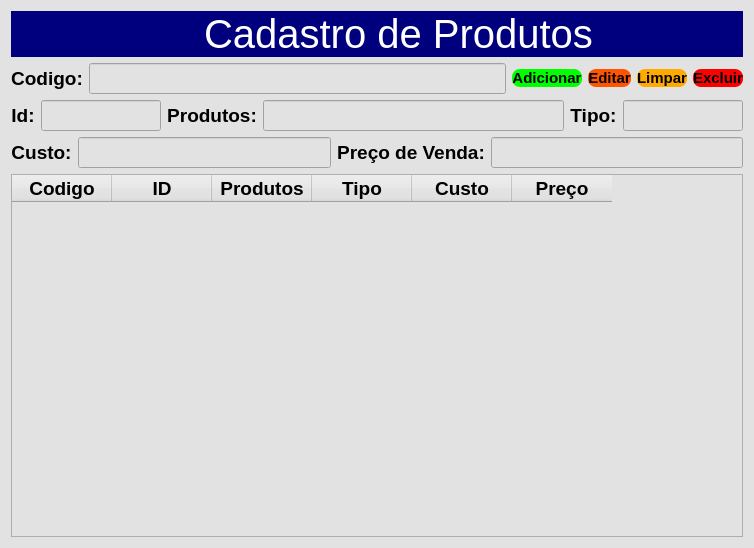
<?xml version="1.0" encoding="UTF-8"?>
<ui version="4.0">
 <class>Produtos</class>
 <widget class="QDialog" name="Produtos">
  <property name="geometry">
   <rect>
    <x>0</x>
    <y>0</y>
    <width>754</width>
    <height>548</height>
   </rect>
  </property>
  <property name="windowTitle">
   <string>Dialog</string>
  </property>
  <property name="styleSheet">
   <string notr="true">background-color: rgb(226, 226, 226);</string>
  </property>
  <layout class="QGridLayout" name="gridLayout_4">
   <item row="2" column="0">
    <layout class="QGridLayout" name="gridLayout">
     <item row="1" column="5">
      <widget class="QLabel" name="label_2">
       <property name="font">
        <font>
         <pointsize>14</pointsize>
         <weight>75</weight>
         <bold>true</bold>
        </font>
       </property>
       <property name="text">
        <string>Produtos:</string>
       </property>
       <property name="alignment">
        <set>Qt::AlignCenter</set>
       </property>
      </widget>
     </item>
     <item row="1" column="8">
      <widget class="QLineEdit" name="L_Tipo">
       <property name="sizePolicy">
        <sizepolicy hsizetype="Expanding" vsizetype="Fixed">
         <horstretch>60</horstretch>
         <verstretch>0</verstretch>
        </sizepolicy>
       </property>
       <property name="font">
        <font>
         <pointsize>14</pointsize>
         <weight>75</weight>
         <bold>true</bold>
        </font>
       </property>
      </widget>
     </item>
     <item row="1" column="6">
      <widget class="QLineEdit" name="L_Produto">
       <property name="sizePolicy">
        <sizepolicy hsizetype="Expanding" vsizetype="Fixed">
         <horstretch>150</horstretch>
         <verstretch>0</verstretch>
        </sizepolicy>
       </property>
       <property name="font">
        <font>
         <pointsize>14</pointsize>
         <weight>75</weight>
         <bold>true</bold>
        </font>
       </property>
      </widget>
     </item>
     <item row="1" column="3">
      <widget class="QLabel" name="label_5">
       <property name="sizePolicy">
        <sizepolicy hsizetype="Fixed" vsizetype="Fixed">
         <horstretch>0</horstretch>
         <verstretch>0</verstretch>
        </sizepolicy>
       </property>
       <property name="font">
        <font>
         <pointsize>14</pointsize>
         <weight>75</weight>
         <bold>true</bold>
        </font>
       </property>
       <property name="text">
        <string>Id:</string>
       </property>
       <property name="alignment">
        <set>Qt::AlignCenter</set>
       </property>
      </widget>
     </item>
     <item row="1" column="7">
      <widget class="QLabel" name="label_7">
       <property name="font">
        <font>
         <pointsize>14</pointsize>
         <weight>75</weight>
         <bold>true</bold>
        </font>
       </property>
       <property name="text">
        <string>Tipo:</string>
       </property>
       <property name="alignment">
        <set>Qt::AlignCenter</set>
       </property>
      </widget>
     </item>
     <item row="1" column="4">
      <widget class="QLineEdit" name="L_Id">
       <property name="enabled">
        <bool>false</bool>
       </property>
       <property name="sizePolicy">
        <sizepolicy hsizetype="Maximum" vsizetype="Fixed">
         <horstretch>60</horstretch>
         <verstretch>0</verstretch>
        </sizepolicy>
       </property>
       <property name="font">
        <font>
         <pointsize>14</pointsize>
         <weight>75</weight>
         <bold>true</bold>
        </font>
       </property>
      </widget>
     </item>
    </layout>
   </item>
   <item row="3" column="0">
    <layout class="QGridLayout" name="gridLayout_2">
     <item row="0" column="1">
      <widget class="QLineEdit" name="L_Custo">
       <property name="font">
        <font>
         <pointsize>14</pointsize>
         <weight>75</weight>
         <bold>true</bold>
        </font>
       </property>
      </widget>
     </item>
     <item row="0" column="0">
      <widget class="QLabel" name="label_3">
       <property name="font">
        <font>
         <pointsize>14</pointsize>
         <weight>75</weight>
         <bold>true</bold>
        </font>
       </property>
       <property name="text">
        <string>Custo:</string>
       </property>
       <property name="alignment">
        <set>Qt::AlignCenter</set>
       </property>
      </widget>
     </item>
     <item row="0" column="4">
      <widget class="QLineEdit" name="L_Preco">
       <property name="font">
        <font>
         <pointsize>14</pointsize>
         <weight>75</weight>
         <bold>true</bold>
        </font>
       </property>
      </widget>
     </item>
     <item row="0" column="3">
      <widget class="QLabel" name="label_4">
       <property name="font">
        <font>
         <pointsize>14</pointsize>
         <weight>75</weight>
         <bold>true</bold>
        </font>
       </property>
       <property name="text">
        <string>Preço de Venda:</string>
       </property>
       <property name="alignment">
        <set>Qt::AlignCenter</set>
       </property>
      </widget>
     </item>
    </layout>
   </item>
   <item row="5" column="0">
    <widget class="QTableWidget" name="Tab_Produto">
     <property name="font">
      <font>
       <pointsize>14</pointsize>
       <weight>75</weight>
       <bold>true</bold>
      </font>
     </property>
     <column>
      <property name="text">
       <string>Codigo</string>
      </property>
      <property name="font">
       <font>
        <pointsize>14</pointsize>
        <weight>75</weight>
        <bold>true</bold>
       </font>
      </property>
     </column>
     <column>
      <property name="text">
       <string>ID</string>
      </property>
      <property name="font">
       <font>
        <pointsize>14</pointsize>
        <weight>75</weight>
        <bold>true</bold>
       </font>
      </property>
     </column>
     <column>
      <property name="text">
       <string>Produtos</string>
      </property>
      <property name="font">
       <font>
        <pointsize>14</pointsize>
        <weight>75</weight>
        <bold>true</bold>
       </font>
      </property>
     </column>
     <column>
      <property name="text">
       <string>Tipo</string>
      </property>
      <property name="font">
       <font>
        <pointsize>14</pointsize>
        <weight>75</weight>
        <bold>true</bold>
       </font>
      </property>
     </column>
     <column>
      <property name="text">
       <string>Custo</string>
      </property>
      <property name="font">
       <font>
        <pointsize>14</pointsize>
        <weight>75</weight>
        <bold>true</bold>
       </font>
      </property>
     </column>
     <column>
      <property name="text">
       <string>Preço</string>
      </property>
      <property name="font">
       <font>
        <pointsize>14</pointsize>
        <weight>75</weight>
        <bold>true</bold>
       </font>
      </property>
     </column>
    </widget>
   </item>
   <item row="0" column="0">
    <layout class="QHBoxLayout" name="horizontalLayout">
     <property name="spacing">
      <number>0</number>
     </property>
     <item>
      <widget class="QPushButton" name="btn_Voltar">
       <property name="sizePolicy">
        <sizepolicy hsizetype="Fixed" vsizetype="Minimum">
         <horstretch>0</horstretch>
         <verstretch>0</verstretch>
        </sizepolicy>
       </property>
       <property name="font">
        <font>
         <family>Segoe UI Black</family>
         <pointsize>12</pointsize>
         <weight>75</weight>
         <bold>true</bold>
        </font>
       </property>
       <property name="cursor">
        <cursorShape>PointingHandCursor</cursorShape>
       </property>
       <property name="styleSheet">
        <string notr="true">QPushButton{
	background-color: rgb(0, 0, 127);
	color: rgb(255, 255, 255);
   border-radius: 0px
}

QPushButton:hover{
	background-color: rgb(206, 206, 206);
  color:rgb(200,200,200)
}

QPushButton:pressed{
  background-color:rgb(35,35,35);
  color:rgb(200,200,200)
}</string>
       </property>
       <property name="text">
        <string/>
       </property>
       <property name="icon">
        <iconset resource="icons.qrc">
         <normaloff>:/image/imagens/voltar1.png</normaloff>:/image/imagens/voltar1.png</iconset>
       </property>
       <property name="iconSize">
        <size>
         <width>80</width>
         <height>40</height>
        </size>
       </property>
      </widget>
     </item>
     <item>
      <widget class="QLabel" name="label">
       <property name="font">
        <font>
         <pointsize>30</pointsize>
        </font>
       </property>
       <property name="styleSheet">
        <string notr="true">color: rgb(255, 255, 255);
background-color: rgb(0, 0, 127);</string>
       </property>
       <property name="text">
        <string>Cadastro de Produtos</string>
       </property>
       <property name="alignment">
        <set>Qt::AlignCenter</set>
       </property>
      </widget>
     </item>
    </layout>
   </item>
   <item row="1" column="0">
    <layout class="QGridLayout" name="gridLayout_3">
     <item row="0" column="7">
      <widget class="QPushButton" name="btn_Excluir">
       <property name="font">
        <font>
         <pointsize>11</pointsize>
         <weight>75</weight>
         <bold>true</bold>
        </font>
       </property>
       <property name="cursor">
        <cursorShape>PointingHandCursor</cursorShape>
       </property>
       <property name="styleSheet">
        <string notr="true">QPushButton{  
   background-color: rgb(255, 0, 0);
   border-radius: 8px
}

QPushButton:hover{
  background-color:rgb(50,50,50);
  color:rgb(200,200,200)
}

QPushButton:pressed{
  background-color:rgb(35,35,35);
  color:rgb(200,200,200)
}</string>
       </property>
       <property name="text">
        <string>Excluir</string>
       </property>
       <property name="icon">
        <iconset resource="icons.qrc">
         <normaloff>:/image/imagens/excluir-arquivo.png</normaloff>:/image/imagens/excluir-arquivo.png</iconset>
       </property>
       <property name="iconSize">
        <size>
         <width>25</width>
         <height>25</height>
        </size>
       </property>
      </widget>
     </item>
     <item row="0" column="4">
      <widget class="QPushButton" name="btn_Adicionar">
       <property name="font">
        <font>
         <pointsize>11</pointsize>
         <weight>75</weight>
         <bold>true</bold>
        </font>
       </property>
       <property name="cursor">
        <cursorShape>PointingHandCursor</cursorShape>
       </property>
       <property name="styleSheet">
        <string notr="true">QPushButton{
	background-color: rgb(0, 255, 0);
   border-radius: 8px
}

QPushButton:hover{
  background-color:rgb(50,50,50);
  color:rgb(200,200,200)
}

QPushButton:pressed{
  background-color:rgb(35,35,35);
  color:rgb(200,200,200)
}</string>
       </property>
       <property name="text">
        <string>Adicionar</string>
       </property>
       <property name="icon">
        <iconset resource="icons.qrc">
         <normaloff>:/image/imagens/mais (2).png</normaloff>:/image/imagens/mais (2).png</iconset>
       </property>
       <property name="iconSize">
        <size>
         <width>25</width>
         <height>25</height>
        </size>
       </property>
      </widget>
     </item>
     <item row="0" column="2">
      <widget class="QLabel" name="label_6">
       <property name="sizePolicy">
        <sizepolicy hsizetype="Fixed" vsizetype="Fixed">
         <horstretch>0</horstretch>
         <verstretch>0</verstretch>
        </sizepolicy>
       </property>
       <property name="font">
        <font>
         <pointsize>14</pointsize>
         <weight>75</weight>
         <bold>true</bold>
        </font>
       </property>
       <property name="text">
        <string>Codigo:</string>
       </property>
       <property name="alignment">
        <set>Qt::AlignCenter</set>
       </property>
      </widget>
     </item>
     <item row="0" column="5">
      <widget class="QPushButton" name="btn_Editar">
       <property name="font">
        <font>
         <pointsize>11</pointsize>
         <weight>75</weight>
         <bold>true</bold>
        </font>
       </property>
       <property name="cursor">
        <cursorShape>PointingHandCursor</cursorShape>
       </property>
       <property name="styleSheet">
        <string notr="true">QPushButton{
	background-color: rgb(255, 85, 0);
   border-radius: 8px
}

QPushButton:hover{
  background-color:rgb(50,50,50);
  color:rgb(200,200,200)
}

QPushButton:pressed{
  background-color:rgb(35,35,35);
  color:rgb(200,200,200)
}</string>
       </property>
       <property name="text">
        <string>Editar</string>
       </property>
       <property name="icon">
        <iconset resource="icons.qrc">
         <normaloff>:/image/imagens/editar (1).png</normaloff>:/image/imagens/editar (1).png</iconset>
       </property>
       <property name="iconSize">
        <size>
         <width>25</width>
         <height>25</height>
        </size>
       </property>
      </widget>
     </item>
     <item row="0" column="6">
      <widget class="QPushButton" name="btn_Limpar">
       <property name="font">
        <font>
         <pointsize>11</pointsize>
         <weight>75</weight>
         <bold>true</bold>
        </font>
       </property>
       <property name="cursor">
        <cursorShape>PointingHandCursor</cursorShape>
       </property>
       <property name="styleSheet">
        <string notr="true">QPushButton{
	background-color: rgb(255, 170, 0);
   border-radius: 8px
}

QPushButton:hover{
  background-color:rgb(50,50,50);
  color:rgb(200,200,200)
}

QPushButton:pressed{
  background-color:rgb(35,35,35);
  color:rgb(200,200,200)
}</string>
       </property>
       <property name="text">
        <string>Limpar</string>
       </property>
       <property name="icon">
        <iconset resource="icons.qrc">
         <normaloff>:/image/imagens/limpar-limpo (1).png</normaloff>:/image/imagens/limpar-limpo (1).png</iconset>
       </property>
       <property name="iconSize">
        <size>
         <width>25</width>
         <height>25</height>
        </size>
       </property>
      </widget>
     </item>
     <item row="0" column="3">
      <widget class="QLineEdit" name="L_Codigo">
       <property name="enabled">
        <bool>false</bool>
       </property>
       <property name="sizePolicy">
        <sizepolicy hsizetype="Expanding" vsizetype="Fixed">
         <horstretch>40</horstretch>
         <verstretch>0</verstretch>
        </sizepolicy>
       </property>
       <property name="minimumSize">
        <size>
         <width>0</width>
         <height>0</height>
        </size>
       </property>
       <property name="font">
        <font>
         <pointsize>14</pointsize>
         <weight>75</weight>
         <bold>true</bold>
        </font>
       </property>
      </widget>
     </item>
    </layout>
   </item>
  </layout>
 </widget>
 <tabstops>
  <tabstop>L_Codigo</tabstop>
  <tabstop>L_Id</tabstop>
  <tabstop>L_Produto</tabstop>
  <tabstop>L_Tipo</tabstop>
  <tabstop>L_Custo</tabstop>
  <tabstop>L_Preco</tabstop>
  <tabstop>btn_Adicionar</tabstop>
  <tabstop>btn_Editar</tabstop>
  <tabstop>btn_Limpar</tabstop>
  <tabstop>btn_Excluir</tabstop>
  <tabstop>btn_Voltar</tabstop>
  <tabstop>Tab_Produto</tabstop>
 </tabstops>
 <resources>
  <include location="icons.qrc"/>
 </resources>
 <connections/>
</ui>
